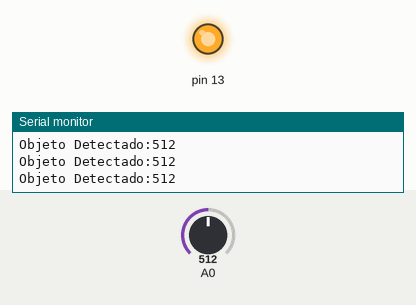
Simulated run of this sketch. Board: Arduino Uno, built with avr-gcc and run on an emulated ATmega328P. Parts: output pins drawn as LEDs (lit = HIGH), the last lines printed to the serial monitor. The inputs (shaded band) are chosen by the test bench; at power-on: A0 = 512.

Above: at 1.2 s.
1.3 s: A0 set to 210
2.8 s: A0 set to 183
At 3.5 s:
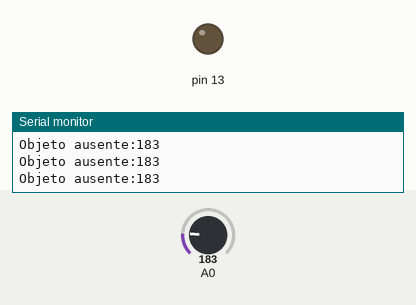
4.3 s: A0 set to 205
At 4.7 s:
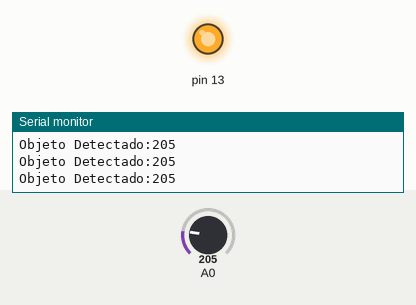
5.8 s: A0 set to 185
At 7.2 s:
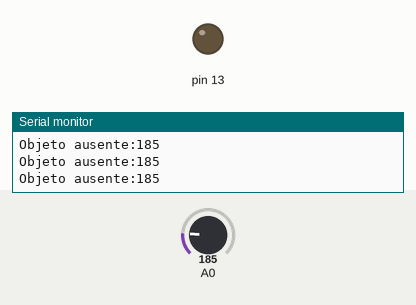
Timing chart, 0 to 8.3 s (numbered marks = the images above; inputs shaded):
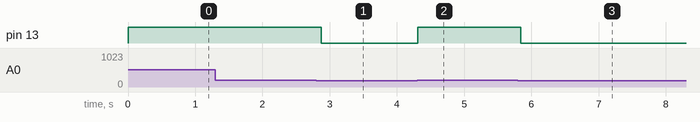

The sketch:

sketch_aug20b_catalina_alvarez.ino
```cpp
void setup() {
  // put your setup code here, to run once:
  Serial.begin(9600);
  pinMode(13, OUTPUT);
}

void loop() {
  // put your main code here, to run repeatedly:
 int ADC_SHARP=ADC0_promedio(20);
  if(ADC_SHARP>195)
  {
    digitalWrite(13, HIGH);
    Serial.print("Objeto Detectado:");
  }
  else
  {
    digitalWrite(13, LOW);
    Serial.print("Objeto ausente:");
  }

  Serial.println(ADC_SHARP);
  delay(100);
}

int ADC0_promedio(int n)
{
  long suma=0;
  for(int i=0;i<n;i++)
  {
    suma=suma+analogRead(A0);
  }
  return(suma/n);
}
```

Measured:
- the behaviour switches between 196 and 195 on A0 (found by bisection; images 0 and 1)
- after the input at 2.8 s, pin 13: HIGH → LOW after 0.07 s
- after the input at 4.3 s, pin 13: LOW → HIGH at once
- after the input at 5.8 s, pin 13: HIGH → LOW at once
